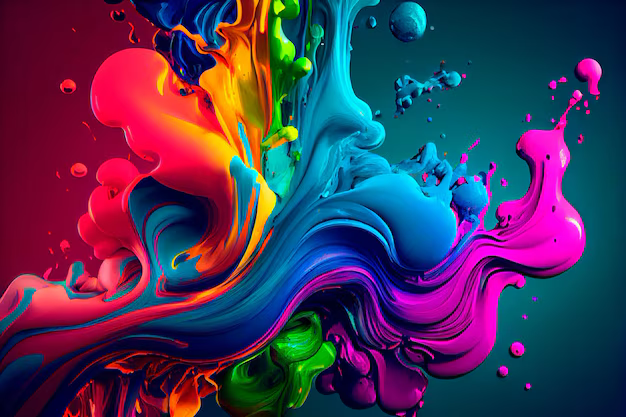
#> input picture LO4/image.png, 626 x 417 px
$ python Brightness-Contrast.py
#> lines starting #> are read from the running program, lines starting #| are printed output that depends on the picture
import cv2

# Read the image from the file
image = cv2.imread('image.png')
#> image is the input picture: shape (417, 626, 3); mean B, G, R 88, 53.3, 70.5

# Set alpha (contrast factor) and beta (brightness factor)
alpha = 2  # Contrast control (higher means more contrast)
beta = 100  # Brightness control (higher means brighter)

# Apply the contrast and brightness adjustment to the image
new_image = cv2.convertScaleAbs(image, alpha=alpha, beta=beta)
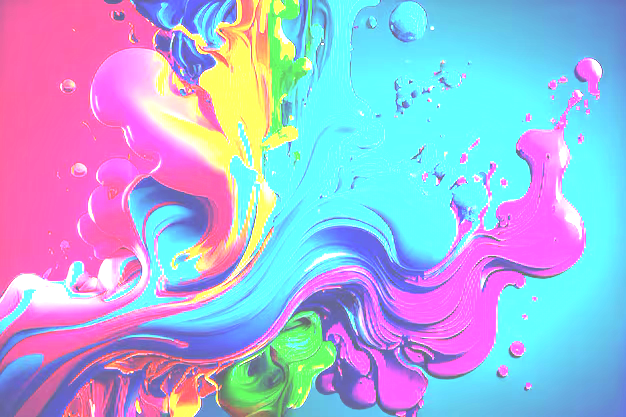
#> new_image: shape (417, 626, 3); mean B, G, R 219.9, 179.4, 167.8

# Display the original image in a window
cv2.imshow('Original Image', image)

# Display the adjusted image in a window
cv2.imshow('Adjusted Image', new_image)

# Close when a key is pressed
cv2.waitKey(0)

# Destroy all windows created by OpenCV
cv2.destroyAllWindows()
